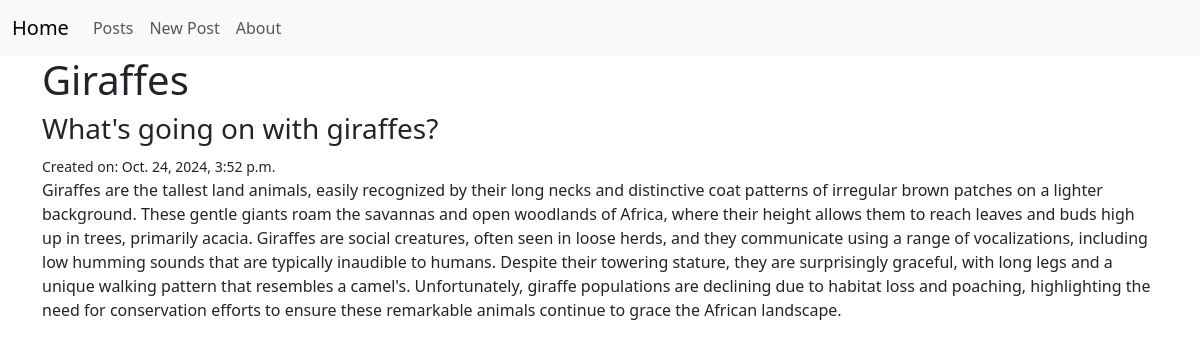
Page /posts/2/ on the committed database.
### posts/models.py (models this page shows, shortened)
class Post(models.Model):                                   #inheritance
    title = models.CharField(max_length=128)                #composition
    subtitle = models.CharField(max_length=256)             #composition
    body = models.TextField()                               #composition
    created_on = models.DateTimeField(auto_now_add=True)    #composition

### posts/views.py (the view)
# urls.py: path("<int:pk>/", views.PostDetailView.as_view(), name="detail"),
class PostDetailView(DetailView):
    template_name = "posts/detail.html"
    model = Post

### templates/posts/detail.html (shortened to what this page needs)
{% extends 'base.html' %}
{% block content %}
<h1>{{ post.title }} </h1>
<h3>{{ post.subtitle }} </h3>
<small>Created on: {{ post.created_on }} </small>
<p>{{ post.body }} </p>
{% endblock content %}

### rows in the picture
Post: title "Giraffes", subtitle "What's going on with giraffes?", created_on "Oct. 24, 2024, 3:52 p.m.", body "Giraffes are the tallest land animals, easily recognized by their long necks and distinctive coat patterns of irregular brown patches on a lighter background. These gentle giants roam the savannas and open woodlands of Africa, where their height allows them to reach leaves and buds high up in trees, primarily acacia. Giraffes are social creatures, often seen in loose herds, and they communicate using a range of vocalizations, including low humming sounds that are typically inaudible to humans. Despite their towering stature, they are surprisingly graceful, with long legs and a unique walking pattern that resembles a camel's. Unfortunately, giraffe populations are declining due to habitat…"
